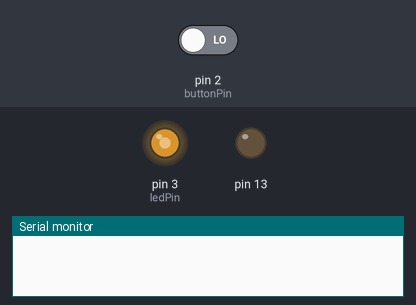
The sketch below on a simulated Arduino Uno, built with avr-gcc and run on an emulated ATmega328P. Parts: output pins drawn as LEDs (lit = HIGH), the last lines printed to the serial monitor. The test bench sets the inputs (shaded band); at power-on: pin 2 (buttonPin) LOW.

Above: at 1.37 s.
At 9.0 s:
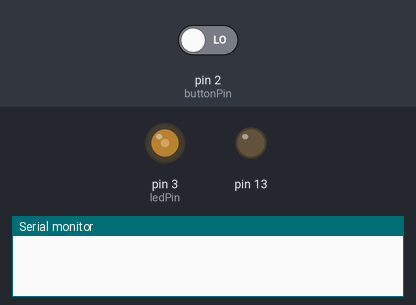
9.1 s: pin 2 (buttonPin) driven HIGH
At 12.32 s:
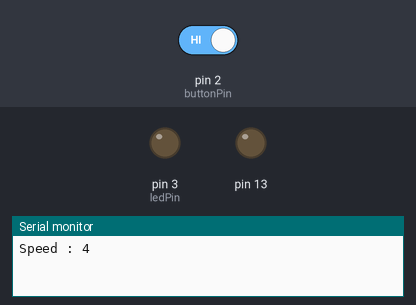
Timing chart, 0 to 20.2 s (numbered marks = the images above; inputs shaded):
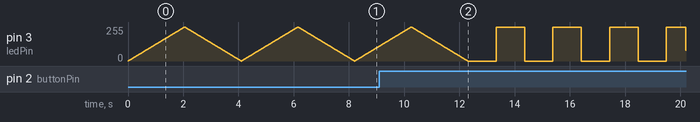

The sketch:

input.ino
```cpp
/*
  Amina et Valentin
 */

 const int buttonPin = 2;
 const int ledPin = 3;
 int buttonState = LOW;
 int speed = 8;
 int oldButtonState = LOW;


// the setup function runs once when you press reset or power the board
void setup() {
  pinMode(13, OUTPUT);
  pinMode(buttonPin, INPUT);
  Serial.begin(9600);
}

// the loop function runs over and over again forever
void loop() {
  oldButtonState = buttonState;
  buttonState = digitalRead(buttonPin);

  if ((oldButtonState == LOW) && (buttonState == HIGH)) {
    speed /= 2;
    if (speed < 2) speed = 8;
    Serial.print("Speed : ");
    Serial.print(speed);
    Serial.print("\n");
  }
  int i = 0;
  for (i = 0; i < 256; i++) {
    analogWrite(ledPin, i);
    delay(speed);
  }
  for (i = 255; i >= 0; i--) {
    analogWrite(ledPin, i);
    delay(speed);
  }
}
```
